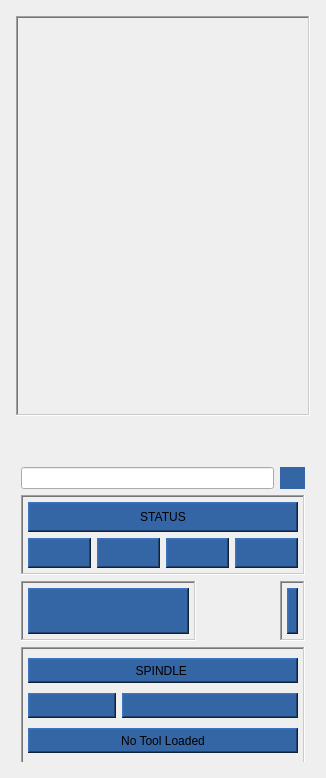
            <widget class="QWidget" name="page_5">
             <layout class="QGridLayout" name="gridLayout_12">
              <item row="0" column="0">
               <widget class="QFrame" name="gridFrame">
                <property name="maximumSize">
                 <size>
                  <width>360</width>
                  <height>16777215</height>
                 </size>
                </property>
                <property name="frameShape">
                 <enum>QFrame::NoFrame</enum>
                </property>
                <layout class="QGridLayout" name="gridLayout_11">
                 <property name="leftMargin">
                  <number>5</number>
                 </property>
                 <property name="topMargin">
                  <number>5</number>
                 </property>
                 <property name="rightMargin">
                  <number>5</number>
                 </property>
                 <property name="bottomMargin">
                  <number>5</number>
                 </property>
                 <item row="3" column="1" colspan="2">
                  <widget class="QFrame" name="gridFrame">
                   <property name="minimumSize">
                    <size>
                     <width>0</width>
                     <height>300</height>
                    </size>
                   </property>
                   <property name="maximumSize">
                    <size>
                     <width>360</width>
                     <height>300</height>
                    </size>
                   </property>
                   <property name="styleSheet">
                    <string notr="true">QLabel {
color: rgb(0,0,0);
background-color:rgb(52, 101, 164);
font: 14pt &quot;DejaVu Sans&quot;
}</string>
                   </property>
                   <property name="frameShape">
                    <enum>QFrame::NoFrame</enum>
                   </property>
                   <property name="frameShadow">
                    <enum>QFrame::Plain</enum>
                   </property>
                   <layout class="QGridLayout" name="gridLayout_69">
                    <property name="leftMargin">
                     <number>5</number>
                    </property>
                    <property name="topMargin">
                     <number>5</number>
                    </property>
                    <property name="rightMargin">
                     <number>5</number>
                    </property>
                    <property name="bottomMargin">
                     <number>5</number>
                    </property>
                    <item row="2" column="1">
                     <widget class="QFrame" name="gridFrame">
                      <property name="minimumSize">
                       <size>
                        <width>0</width>
                        <height>60</height>
                       </size>
                      </property>
                      <property name="maximumSize">
                       <size>
                        <width>175</width>
                        <height>60</height>
                       </size>
                      </property>
                      <property name="frameShape">
                       <enum>QFrame::WinPanel</enum>
                      </property>
                      <property name="frameShadow">
                       <enum>QFrame::Sunken</enum>
                      </property>
                      <layout class="QGridLayout" name="gridLayout_67">
                       <property name="leftMargin">
                        <number>5</number>
                       </property>
                       <property name="topMargin">
                        <number>5</number>
                       </property>
                       <property name="rightMargin">
                        <number>5</number>
                       </property>
                       <property name="bottomMargin">
                        <number>5</number>
                       </property>
                       <item row="0" column="0">
                        <widget class="StatusLabel" name="statuslabel_9">
                         <property name="styleSheet">
                          <string notr="true"/>
                         </property>
                         <property name="frameShape">
                          <enum>QFrame::WinPanel</enum>
                         </property>
                         <property name="frameShadow">
                          <enum>QFrame::Raised</enum>
                         </property>
                         <property name="lineWidth">
                          <number>2</number>
                         </property>
                         <property name="wordWrap">
                          <bool>true</bool>
                         </property>
                         <property name="rules" stdset="0">
                          <string>[{&quot;channels&quot;: [{&quot;url&quot;: &quot;status:gcodes?string&quot;, &quot;trigger&quot;: true}], &quot;property&quot;: &quot;Text&quot;, &quot;expression&quot;: &quot;ch[0]&quot;, &quot;name&quot;: &quot;New Rule&quot;}]</string>
                         </property>
                        </widget>
                       </item>
                      </layout>
                     </widget>
                    </item>
                    <item row="2" column="0">
                     <widget class="QFrame" name="gridFrame">
                      <property name="minimumSize">
                       <size>
                        <width>0</width>
                        <height>60</height>
                       </size>
                      </property>
                      <property name="maximumSize">
                       <size>
                        <width>175</width>
                        <height>60</height>
                       </size>
                      </property>
                      <property name="frameShape">
                       <enum>QFrame::WinPanel</enum>
                      </property>
                      <property name="frameShadow">
                       <enum>QFrame::Sunken</enum>
                      </property>
                      <layout class="QGridLayout" name="gridLayout_68">
                       <property name="leftMargin">
                        <number>5</number>
                       </property>
                       <property name="topMargin">
                        <number>5</number>
                       </property>
                       <property name="rightMargin">
                        <number>5</number>
                       </property>
                       <property name="bottomMargin">
                        <number>5</number>
                       </property>
                       <item row="0" column="0">
                        <widget class="StatusLabel" name="statuslabel_7">
                         <property name="styleSheet">
                          <string notr="true"/>
                         </property>
                         <property name="frameShape">
                          <enum>QFrame::WinPanel</enum>
                         </property>
                         <property name="frameShadow">
                          <enum>QFrame::Raised</enum>
                         </property>
                         <property name="lineWidth">
                          <number>2</number>
                         </property>
                         <property name="wordWrap">
                          <bool>true</bool>
                         </property>
                         <property name="rules" stdset="0">
                          <string>[{&quot;channels&quot;: [{&quot;url&quot;: &quot;status:mcodes?string&quot;, &quot;trigger&quot;: true}], &quot;property&quot;: &quot;Text&quot;, &quot;expression&quot;: &quot;ch[0]&quot;, &quot;name&quot;: &quot;New Rule&quot;}]</string>
                         </property>
                        </widget>
                       </item>
                      </layout>
                     </widget>
                    </item>
                    <item row="3" column="0" colspan="2">
                     <widget class="QFrame" name="gridFrame_12">
                      <property name="minimumSize">
                       <size>
                        <width>150</width>
                        <height>120</height>
                       </size>
                      </property>
                      <property name="maximumSize">
                       <size>
                        <width>999</width>
                        <height>120</height>
                       </size>
                      </property>
                      <property name="frameShape">
                       <enum>QFrame::WinPanel</enum>
                      </property>
                      <property name="frameShadow">
                       <enum>QFrame::Sunken</enum>
                      </property>
                      <layout class="QGridLayout" name="gridLayout_32">
                       <property name="leftMargin">
                        <number>5</number>
                       </property>
                       <property name="topMargin">
                        <number>5</number>
                       </property>
                       <property name="rightMargin">
                        <number>5</number>
                       </property>
                       <property name="bottomMargin">
                        <number>5</number>
                       </property>
                       <item row="1" column="0">
                        <widget class="StatusLabel" name="tool_in_spindle_2">
                         <property name="minimumSize">
                          <size>
                           <width>0</width>
                           <height>25</height>
                          </size>
                         </property>
                         <property name="maximumSize">
                          <size>
                           <width>100</width>
                           <height>16777215</height>
                          </size>
                         </property>
                         <property name="styleSheet">
                          <string notr="true"/>
                         </property>
                         <property name="frameShape">
                          <enum>QFrame::WinPanel</enum>
                         </property>
                         <property name="frameShadow">
                          <enum>QFrame::Raised</enum>
                         </property>
                         <property name="lineWidth">
                          <number>2</number>
                         </property>
                         <property name="alignment">
                          <set>Qt::AlignJustify|Qt::AlignVCenter</set>
                         </property>
                         <property name="rules" stdset="0">
                          <string>[{&quot;channels&quot;: [{&quot;url&quot;: &quot;status:tool_in_spindle&quot;, &quot;trigger&quot;: true}], &quot;property&quot;: &quot;Text&quot;, &quot;expression&quot;: &quot;'T# ' + str(ch[0])&quot;, &quot;name&quot;: &quot;current spindle tool&quot;}]</string>
                         </property>
                        </widget>
                       </item>
                       <item row="2" column="0" colspan="3">
                        <widget class="StatusLabel" name="tool_in_spindle_comment">
                         <property name="minimumSize">
                          <size>
                           <width>80</width>
                           <height>25</height>
                          </size>
                         </property>
                         <property name="maximumSize">
                          <size>
                           <width>16777215</width>
                           <height>25</height>
                          </size>
                         </property>
                         <property name="styleSheet">
                          <string notr="true"/>
                         </property>
                         <property name="frameShape">
                          <enum>QFrame::WinPanel</enum>
                         </property>
                         <property name="frameShadow">
                          <enum>QFrame::Raised</enum>
                         </property>
                         <property name="lineWidth">
                          <number>2</number>
                         </property>
                         <property name="text">
                          <string>No Tool Loaded</string>
                         </property>
                         <property name="alignment">
                          <set>Qt::AlignCenter</set>
                         </property>
                         <property name="rules" stdset="0">
                          <string>[{&quot;channels&quot;: [{&quot;url&quot;: &quot;tooltable:current_tool?remark&quot;, &quot;trigger&quot;: true}], &quot;property&quot;: &quot;Text&quot;, &quot;expression&quot;: &quot;ch[0]&quot;, &quot;name&quot;: &quot;tool comment&quot;}]</string>
                         </property>
                        </widget>
                       </item>
                       <item row="1" column="1" colspan="2">
                        <widget class="StatusLabel" name="spindlespeed">
                         <property name="minimumSize">
                          <size>
                           <width>0</width>
                           <height>25</height>
                          </size>
                         </property>
                         <property name="maximumSize">
                          <size>
                           <width>999</width>
                           <height>25</height>
                          </size>
                         </property>
                         <property name="styleSheet">
                          <string notr="true"/>
                         </property>
                         <property name="frameShape">
                          <enum>QFrame::WinPanel</enum>
                         </property>
                         <property name="frameShadow">
                          <enum>QFrame::Raised</enum>
                         </property>
                         <property name="lineWidth">
                          <number>2</number>
                         </property>
                         <property name="alignment">
                          <set>Qt::AlignCenter</set>
                         </property>
                         <property name="rules" stdset="0">
                          <string>[{&quot;channels&quot;: [{&quot;url&quot;: &quot;status:spindle.0.speed&quot;, &quot;trigger&quot;: true}], &quot;property&quot;: &quot;Text&quot;, &quot;expression&quot;: &quot;'RPM ' + '{:.0f}'.format(ch[0])&quot;, &quot;name&quot;: &quot;spindle speed&quot;}]</string>
                         </property>
                        </widget>
                       </item>
                       <item row="0" column="0" colspan="3">
                        <widget class="QLabel" name="label_38">
                         <property name="minimumSize">
                          <size>
                           <width>0</width>
                           <height>20</height>
                          </size>
                         </property>
                         <property name="maximumSize">
                          <size>
                           <width>999</width>
                           <height>25</height>
                          </size>
                         </property>
                         <property name="styleSheet">
                          <string notr="true"/>
                         </property>
                         <property name="frameShape">
                          <enum>QFrame::WinPanel</enum>
                         </property>
                         <property name="frameShadow">
                          <enum>QFrame::Raised</enum>
                         </property>
                         <property name="lineWidth">
                          <number>2</number>
                         </property>
                         <property name="text">
                          <string>SPINDLE </string>
                         </property>
                         <property name="alignment">
                          <set>Qt::AlignCenter</set>
                         </property>
                        </widget>
                       </item>
                      </layout>
                     </widget>
                    </item>
                    <item row="1" column="0" colspan="2">
                     <widget class="QFrame" name="gridFrame_13">
                      <property name="minimumSize">
                       <size>
                        <width>0</width>
                        <height>80</height>
                       </size>
                      </property>
                      <property name="maximumSize">
                       <size>
                        <width>16777215</width>
                        <height>80</height>
                       </size>
                      </property>
                      <property name="frameShape">
                       <enum>QFrame::WinPanel</enum>
                      </property>
                      <property name="frameShadow">
                       <enum>QFrame::Sunken</enum>
                      </property>
                      <layout class="QGridLayout" name="gridLayout_22">
                       <property name="leftMargin">
                        <number>5</number>
                       </property>
                       <property name="topMargin">
                        <number>5</number>
                       </property>
                       <property name="rightMargin">
                        <number>5</number>
                       </property>
                       <property name="bottomMargin">
                        <number>5</number>
                       </property>
                       <item row="1" column="0">
                        <widget class="StatusLabel" name="active_work_offset">
                         <property name="maximumSize">
                          <size>
                           <width>80</width>
                           <height>30</height>
                          </size>
                         </property>
                         <property name="styleSheet">
                          <string notr="true"/>
                         </property>
                         <property name="frameShape">
                          <enum>QFrame::WinPanel</enum>
                         </property>
                         <property name="frameShadow">
                          <enum>QFrame::Raised</enum>
                         </property>
                         <property name="lineWidth">
                          <number>2</number>
                         </property>
                         <property name="alignment">
                          <set>Qt::AlignBottom|Qt::AlignHCenter</set>
                         </property>
                         <property name="rules" stdset="0">
                          <string>[{&quot;channels&quot;: [{&quot;url&quot;: &quot;status:g5x_index&quot;, &quot;trigger&quot;: true}], &quot;property&quot;: &quot;Text&quot;, &quot;expression&quot;: &quot;[\&quot;G53\&quot;,\&quot;G54\&quot;,\&quot;G55\&quot;,\&quot;G56\&quot;,\&quot;G57\&quot;,\&quot;G58\&quot;,\&quot;G59\&quot;,\&quot;G59.1\&quot;,\&quot;G59.2\&quot;,\&quot;G59.3\&quot;][ch[0]]&quot;, &quot;name&quot;: &quot;g5x index&quot;}]</string>
                         </property>
                        </widget>
                       </item>
                       <item row="1" column="1">
                        <widget class="StatusLabel" name="task_state">
                         <property name="minimumSize">
                          <size>
                           <width>0</width>
                           <height>25</height>
                          </size>
                         </property>
                         <property name="maximumSize">
                          <size>
                           <width>80</width>
                           <height>30</height>
                          </size>
                         </property>
                         <property name="styleSheet">
                          <string notr="true"/>
                         </property>
                         <property name="frameShape">
                          <enum>QFrame::WinPanel</enum>
                         </property>
                         <property name="frameShadow">
                          <enum>QFrame::Raised</enum>
                         </property>
                         <property name="alignment">
                          <set>Qt::AlignCenter</set>
                         </property>
                         <property name="rules" stdset="0">
                          <string>[{&quot;channels&quot;: [{&quot;url&quot;: &quot;status:task_state?text&quot;, &quot;trigger&quot;: true}], &quot;property&quot;: &quot;Text&quot;, &quot;expression&quot;: &quot;ch[0]&quot;, &quot;name&quot;: &quot;state&quot;}]</string>
                         </property>
                        </widget>
                       </item>
                       <item row="1" column="2">
                        <widget class="StatusLabel" name="task_mode">
                         <property name="minimumSize">
                          <size>
                           <width>0</width>
                           <height>25</height>
                          </size>
                         </property>
                         <property name="maximumSize">
                          <size>
                           <width>80</width>
                           <height>16777215</height>
                          </size>
                         </property>
                         <property name="styleSheet">
                          <string notr="true"/>
                         </property>
                         <property name="frameShape">
                          <enum>QFrame::WinPanel</enum>
                         </property>
                         <property name="frameShadow">
                          <enum>QFrame::Raised</enum>
                         </property>
                         <property name="alignment">
                          <set>Qt::AlignCenter</set>
                         </property>
                         <property name="rules" stdset="0">
                          <string>[{&quot;channels&quot;: [{&quot;url&quot;: &quot;status:task_mode?text&quot;, &quot;trigger&quot;: true}], &quot;property&quot;: &quot;Text&quot;, &quot;expression&quot;: &quot;ch[0]&quot;, &quot;name&quot;: &quot;mode&quot;}]</string>
                         </property>
                        </widget>
                       </item>
                       <item row="1" column="3">
                        <widget class="StatusLabel" name="status_state">
                         <property name="minimumSize">
                          <size>
                           <width>0</width>
                           <height>25</height>
                          </size>
                         </property>
                         <property name="maximumSize">
                          <size>
                           <width>80</width>
                           <height>16777215</height>
                          </size>
                         </property>
                         <property name="styleSheet">
                          <string notr="true"/>
                         </property>
                         <property name="frameShape">
                          <enum>QFrame::WinPanel</enum>
                         </property>
                         <property name="frameShadow">
                          <enum>QFrame::Raised</enum>
                         </property>
                         <property name="alignment">
                          <set>Qt::AlignCenter</set>
                         </property>
                         <property name="rules" stdset="0">
                          <string>[{&quot;channels&quot;: [{&quot;url&quot;: &quot;status:state?text&quot;, &quot;trigger&quot;: true}], &quot;property&quot;: &quot;Text&quot;, &quot;expression&quot;: &quot;ch[0] &quot;, &quot;name&quot;: &quot;State&quot;}]</string>
                         </property>
                        </widget>
                       </item>
                       <item row="0" column="0" colspan="4">
                        <widget class="QLabel" name="label_52">
                         <property name="minimumSize">
                          <size>
                           <width>100</width>
                           <height>25</height>
                          </size>
                         </property>
                         <property name="styleSheet">
                          <string notr="true"/>
                         </property>
                         <property name="frameShape">
                          <enum>QFrame::WinPanel</enum>
                         </property>
                         <property name="frameShadow">
                          <enum>QFrame::Raised</enum>
                         </property>
                         <property name="lineWidth">
                          <number>2</number>
                         </property>
                         <property name="text">
                          <string>STATUS</string>
                         </property>
                         <property name="alignment">
                          <set>Qt::AlignCenter</set>
                         </property>
                        </widget>
                       </item>
                      </layout>
                     </widget>
                    </item>
                    <item row="0" column="1">
                     <widget class="StatusLabel" name="starting_line_number">
                      <property name="text">
                       <string/>
                      </property>
                     </widget>
                    </item>
                    <item row="0" column="0">
                     <widget class="VCPLineEdit" name="lineNumber"/>
                    </item>
                   </layout>
                  </widget>
                 </item>
                 <item row="2" column="1">
                  <spacer name="verticalSpacer">
                   <property name="orientation">
                    <enum>Qt::Vertical</enum>
                   </property>
                   <property name="sizeHint" stdset="0">
                    <size>
                     <width>20</width>
                     <height>40</height>
                    </size>
                   </property>
                  </spacer>
                 </item>
                 <item row="1" column="1" colspan="2">
                  <widget class="QFrame" name="gridFrame">
                   <property name="minimumSize">
                    <size>
                     <width>0</width>
                     <height>400</height>
                    </size>
                   </property>
                   <property name="maximumSize">
                    <size>
                     <width>9999</width>
                     <height>400</height>
                    </size>
                   </property>
                   <property name="frameShape">
                    <enum>QFrame::WinPanel</enum>
                   </property>
                   <property name="frameShadow">
                    <enum>QFrame::Sunken</enum>
                   </property>
                   <layout class="QGridLayout" name="gridLayout_70">
                    <property name="leftMargin">
                     <number>5</number>
                    </property>
                    <property name="topMargin">
                     <number>5</number>
                    </property>
                    <property name="rightMargin">
                     <number>5</number>
                    </property>
                    <property name="bottomMargin">
                     <number>5</number>
                    </property>
                    <item row="0" column="0">
                     <widget class="GcodeEditor" name="gcodeeditor_2">
                      <property name="sizePolicy">
                       <sizepolicy hsizetype="Expanding" vsizetype="Expanding">
                        <horstretch>0</horstretch>
                        <verstretch>0</verstretch>
                       </sizepolicy>
                      </property>
                      <property name="minimumSize">
                       <size>
                        <width>280</width>
                        <height>380</height>
                       </size>
                      </property>
                      <property name="maximumSize">
                       <size>
                        <width>350</width>
                        <height>380</height>
                       </size>
                      </property>
                      <property name="styleSheet">
                       <string notr="true"/>
                      </property>
                      <property name="frameShape">
                       <enum>QFrame::NoFrame</enum>
                      </property>
                      <property name="frameShadow">
                       <enum>QFrame::Plain</enum>
                      </property>
                      <property name="lineWidth">
                       <number>1</number>
                      </property>
                      <property name="midLineWidth">
                       <number>0</number>
                      </property>
                      <property name="is_editor" stdset="0">
                       <bool>true</bool>
                      </property>
                      <property name="auto_show_mdi_status" stdset="0">
                       <bool>true</bool>
                      </property>
                     </widget>
                    </item>
                   </layout>
                  </widget>
                 </item>
                </layout>
               </widget>
              </item>
             </layout>
            </widget>
